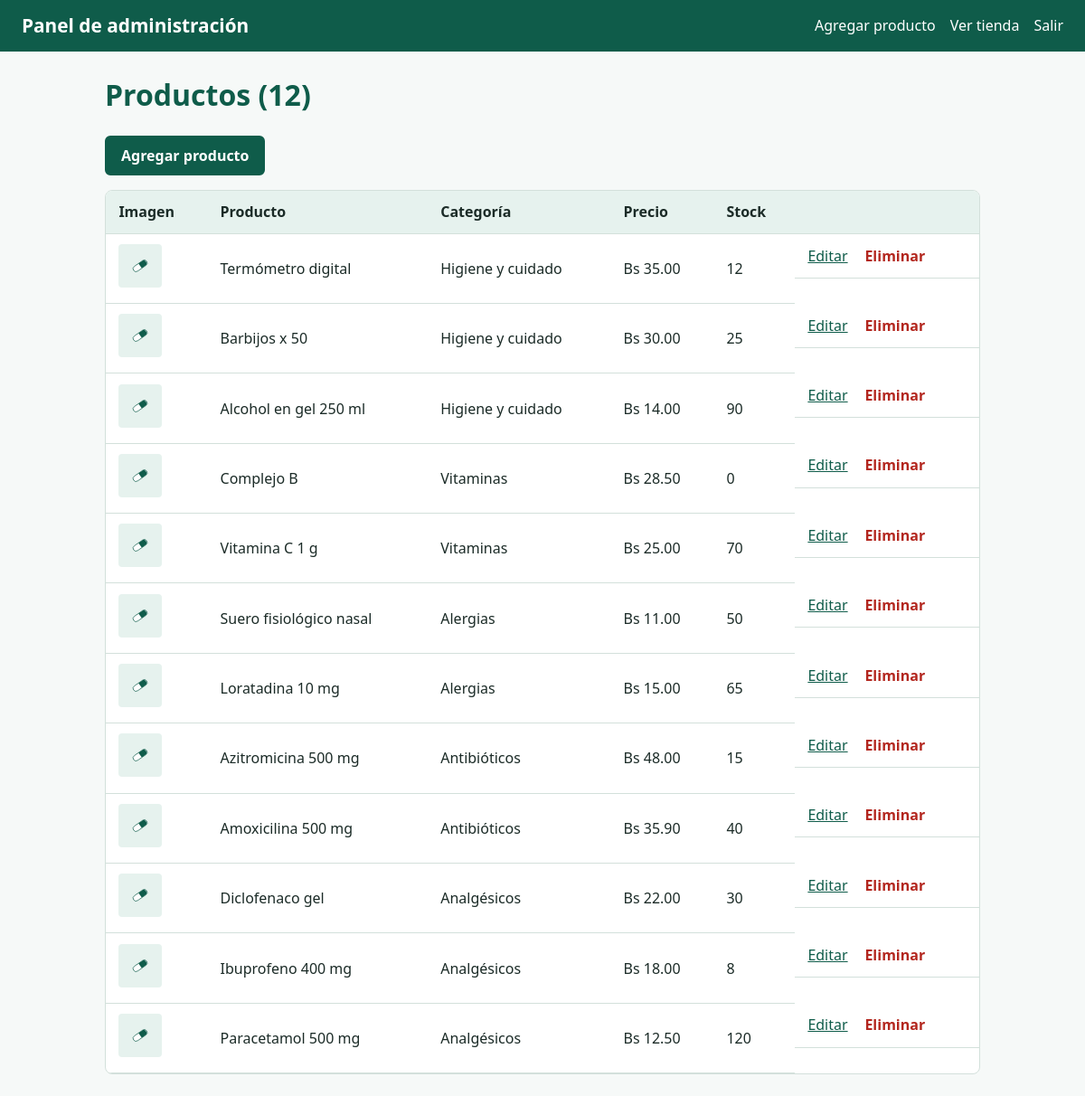
The page /admin/index.php (signed in) on the database its author committed.
### tables this page shows
CREATE TABLE productos (
  id INT AUTO_INCREMENT PRIMARY KEY,
  categoria_id INT NOT NULL,
  nombre VARCHAR(100) NOT NULL,
  descripcion VARCHAR(255) NOT NULL,
  precio DECIMAL(8,2) NOT NULL,
  stock INT NOT NULL DEFAULT 0,
  requiere_receta TINYINT(1) NOT NULL DEFAULT 0,
  imagen VARCHAR(255) NULL,
  FOREIGN KEY (categoria_id) REFERENCES categorias(id)
);

CREATE TABLE categorias (
  id INT AUTO_INCREMENT PRIMARY KEY,
  nombre VARCHAR(50) NOT NULL
);

### includes/funciones.php (called while the page is built, shortened)
<?php
function h($t) { return htmlspecialchars((string)$t, ENT_QUOTES, 'UTF-8'); }
function precio($n) { return 'Bs ' . number_format((float)$n, 2); }

### public/admin/index.php (the view, shortened to what this page needs)
<?php
require_once __DIR__ . '/../../includes/admin_auth.php';
$productos = $pdo->query("SELECT p.*, c.nombre AS categoria FROM productos p JOIN categorias c ON c.id = p.categoria_id ORDER BY p.id DESC")->fetchAll();
require __DIR__ . '/../../includes/admin_header.php';
?>
<h1>Productos (<?= count($productos) ?>)</h1>
<p><a class="btn" href="producto.php">Agregar producto</a></p>
<div class="tabla-wrap">
  <table>
    <thead><tr><th>Imagen</th><th>Producto</th><th>Categoría</th><th>Precio</th><th>Stock</th><th></th></tr></thead>
    <tbody>
    <?php foreach ($productos as $p): ?>
      <tr>
        <td><img class="mini" src="<?= $p['imagen'] ? '../uploads/productos/' . h($p['imagen']) : '../assets/img/sin-imagen.svg' ?>" alt=""></td>
        <td><?= h($p['nombre']) ?></td>
        <td><?= h($p['categoria']) ?></td>
        <td><?= precio($p['precio']) ?></td>
        <td><?= (int)$p['stock'] ?></td>
        <td class="acciones">
          <a href="producto.php?id=<?= (int)$p['id'] ?>">Editar</a>
          <form method="post" action="eliminar.php" onsubmit="return confirm('¿Eliminar este producto?');">
            <button class="link-peligro">Eliminar</button>
          </form>
        </td>
      </tr>
    <?php endforeach; ?>
    </tbody>
  </table>
</div>
</main></body></html>

### public/assets/css/style.css (style rules this page uses)
:root { --verde:#0f5c4a; --claro:#e6f2ee; --fondo:#f6f9f8; --texto:#1b2b27; --borde:#d3e0db; --rojo:#b3261e; }
* { box-sizing:border-box; }
body { margin:0; font-family:"Segoe UI", system-ui, sans-serif; background:var(--fondo); color:var(--texto); line-height:1.5; }
a { color:var(--verde); }
h1, h2 { color:var(--verde); }
.btn { display:inline-block; background:var(--verde); color:#fff; border:2px solid var(--verde); padding:.5rem 1rem; border-radius:6px; font:inherit; font-weight:600; text-decoration:none; cursor:pointer; }
.tabla-wrap { overflow-x:auto; background:#fff; border:1px solid var(--borde); border-radius:8px; }
table { width:100%; border-collapse:collapse; min-width:560px; }
th, td { padding:.7rem .9rem; text-align:left; border-bottom:1px solid var(--borde); }
th { background:var(--claro); }
.link-peligro { background:none; border:none; color:var(--rojo); font:inherit; font-weight:600; cursor:pointer; }
.mini { width:48px; height:48px; object-fit:contain; background:var(--claro); border-radius:4px; }
.acciones { display:flex; gap:.8rem; align-items:center; }
.acciones form { margin:0; }

### rows shown on the page
productos: nombre "Termómetro digital", categoria.nombre "Higiene y cuidado", precio "Bs 35.00", stock "12"
productos: nombre "Barbijos x 50", categoria.nombre "Higiene y cuidado", precio "Bs 30.00", stock "25"
productos: nombre "Alcohol en gel 250 ml", categoria.nombre "Higiene y cuidado", precio "Bs 14.00", stock "90"
productos: nombre "Complejo B", categoria.nombre "Vitaminas", precio "Bs 28.50", stock "0"
productos: nombre "Vitamina C 1 g", categoria.nombre "Vitaminas", precio "Bs 25.00", stock "70"
productos: nombre "Suero fisiológico nasal", categoria.nombre "Alergias", precio "Bs 11.00", stock "50"
productos: nombre "Loratadina 10 mg", categoria.nombre "Alergias", precio "Bs 15.00", stock "65"
productos: nombre "Azitromicina 500 mg", categoria.nombre "Antibióticos", precio "Bs 48.00", stock "15"
productos: nombre "Amoxicilina 500 mg", categoria.nombre "Antibióticos", precio "Bs 35.90", stock "40"
productos: nombre "Diclofenaco gel", categoria.nombre "Analgésicos", precio "Bs 22.00", stock "30"
productos: nombre "Ibuprofeno 400 mg", categoria.nombre "Analgésicos", precio "Bs 18.00", stock "8"
productos: nombre "Paracetamol 500 mg", categoria.nombre "Analgésicos", precio "Bs 12.50", stock "120"

### other values the page prints
count($productos) "12"
